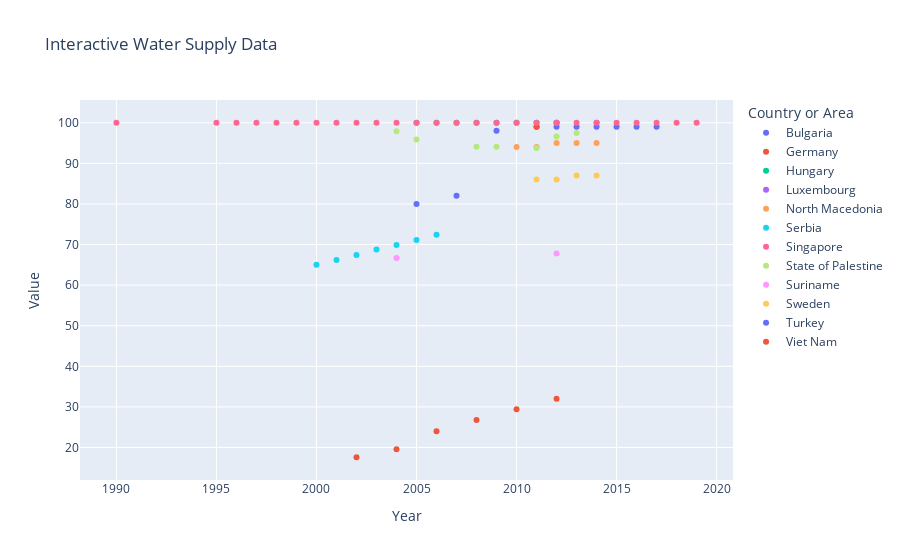

Source (notebook cell):
### Code cell
import plotly.express as px

fig = px.scatter(data_frame=data, x='Year', y='Value', color='Country or Area', title='Interactive Water Supply Data')
fig.show()

### Figure 1 — Plotly figure (JSON) as saved in the notebook; plotly's stock layout.template omitted (floating-point values rounded to 4 significant figures)
{"data": [{"hovertemplate": "Country or Area=Bulgaria<br>Year=%{x}<br>Value=%{y}<extra></extra>", "legendgroup": "Bulgaria", "marker": {"color": "#636efa", "symbol": "circle"}, "mode": "markers", "name": "Bulgaria", "orientation": "v", "showlegend": true, "type": "scatter", "x": [2011, 2012, 2013, 2014, 2015, 2016, 2017], "xaxis": "x", "y": [99, 99, 99, 99, 99, 99, 99], "yaxis": "y"}, {"hovertemplate": "Country or Area=Germany<br>Year=%{x}<br>Value=%{y}<extra></extra>", "legendgroup": "Germany", "marker": {"color": "#EF553B", "symbol": "circle"}, "mode": "markers", "name": "Germany", "orientation": "v", "showlegend": true, "type": "scatter", "x": [2011], "xaxis": "x", "y": [99], "yaxis": "y"}, {"hovertemplate": "Country or Area=Hungary<br>Year=%{x}<br>Value=%{y}<extra></extra>", "legendgroup": "Hungary", "marker": {"color": "#00cc96", "symbol": "circle"}, "mode": "markers", "name": "Hungary", "orientation": "v", "showlegend": true, "type": "scatter", "x": [2005, 2006, 2007, 2008, 2009, 2010, 2011, 2012], "xaxis": "x", "y": [100, 100, 100, 100, 100, 100, 100, 100], "yaxis": "y"}, {"hovertemplate": "Country or Area=Luxembourg<br>Year=%{x}<br>Value=%{y}<extra></extra>", "legendgroup": "Luxembourg", "marker": {"color": "#ab63fa", "symbol": "circle"}, "mode": "markers", "name": "Luxembourg", "orientation": "v", "showlegend": true, "type": "scatter", "x": [2012, 2014], "xaxis": "x", "y": [100, 100], "yaxis": "y"}, {"hovertemplate": "Country or Area=North Macedonia<br>Year=%{x}<br>Value=%{y}<extra></extra>", "legendgroup": "North Macedonia", "marker": {"color": "#FFA15A", "symbol": "circle"}, "mode": "markers", "name": "North Macedonia", "orientation": "v", "showlegend": true, "type": "scatter", "x": [2010, 2011, 2012, 2013, 2014], "xaxis": "x", "y": [94, 94, 95, 95, 95], "yaxis": "y"}, {"hovertemplate": "Country or Area=Serbia<br>Year=%{x}<br>Value=%{y}<extra></extra>", "legendgroup": "Serbia", "marker": {"color": "#19d3f3", "symbol": "circle"}, "mode": "markers", "name": "Serbia", "orientation": "v", "showlegend": true, "type": "scatter", "x": [2000, 2001, 2002, 2003, 2004, 2005, 2006], "xaxis": "x", "y": [65, 66.2, 67.4, 68.8, 69.9, 71.1, 72.4], "yaxis": "y"}, {"hovertemplate": "Country or Area=Singapore<br>Year=%{x}<br>Value=%{y}<extra></extra>", "legendgroup": "Singapore", "marker": {"color": "#FF6692", "symbol": "circle"}, "mode": "markers", "name": "Singapore", "orientation": "v", "showlegend": true, "type": "scatter", "x": [1990, 1995, 1996, 1997, 1998, 1999, 2000, 2001, 2002, 2003, 2004, 2005, 2006, 2007, 2008, 2009, 2010, 2011, 2012, 2013, 2014, 2015, 2016, 2017, 2018, 2019], "xaxis": "x", "y": [100, 100, 100, 100, 100, 100, 100, 100, 100, 100, 100, 100, 100, 100, 100, 100, 100, 100, 100, 100, 100, 100, 100, 100, 100, 100], "yaxis": "y"}, {"hovertemplate": "Country or Area=State of Palestine<br>Year=%{x}<br>Value=%{y}<extra></extra>", "legendgroup": "State of Palestine", "marker": {"color": "#B6E880", "symbol": "circle"}, "mode": "markers", "name": "State of Palestine", "orientation": "v", "showlegend": true, "type": "scatter", "x": [2004, 2005, 2008, 2009, 2011, 2012, 2013], "xaxis": "x", "y": [97.9, 95.9, 94.1, 94.1, 93.8, 96.6, 97.5], "yaxis": "y"}, {"hovertemplate": "Country or Area=Suriname<br>Year=%{x}<br>Value=%{y}<extra></extra>", "legendgroup": "Suriname", "marker": {"color": "#FF97FF", "symbol": "circle"}, "mode": "markers", "name": "Suriname", "orientation": "v", "showlegend": true, "type": "scatter", "x": [2004, 2012], "xaxis": "x", "y": [66.7, 67.8], "yaxis": "y"}, {"hovertemplate": "Country or Area=Sweden<br>Year=%{x}<br>Value=%{y}<extra></extra>", "legendgroup": "Sweden", "marker": {"color": "#FECB52", "symbol": "circle"}, "mode": "markers", "name": "Sweden", "orientation": "v", "showlegend": true, "type": "scatter", "x": [2011, 2012, 2013, 2014], "xaxis": "x", "y": [86, 86, 87, 87], "yaxis": "y"}, {"hovertemplate": "Country or Area=Turkey<br>Year=%{x}<br>Value=%{y}<extra></extra>", "legendgroup": "Turkey", "marker": {"color": "#636efa", "symbol": "circle"}, "mode": "markers", "name": "Turkey", "orientation": "v", "showlegend": true, "type": "scatter", "x": [2005, 2007, 2009], "xaxis": "x", "y": [80, 82, 98], "yaxis": "y"}, {"hovertemplate": "Country or Area=Viet Nam<br>Year=%{x}<br>Value=%{y}<extra></extra>", "legendgroup": "Viet Nam", "marker": {"color": "#EF553B", "symbol": "circle"}, "mode": "markers", "name": "Viet Nam", "orientation": "v", "showlegend": true, "type": "scatter", "x": [2002, 2004, 2006, 2008, 2010, 2012], "xaxis": "x", "y": [17.6, 19.6, 24, 26.8, 29.4, 32], "yaxis": "y"}], "layout": {"legend": {"title": {"text": "Country or Area"}, "tracegroupgap": 0}, "title": {"text": "Interactive Water Supply Data"}, "xaxis": {"anchor": "y", "domain": [0, 1], "title": {"text": "Year"}}, "yaxis": {"anchor": "x", "domain": [0, 1], "title": {"text": "Value"}}}}
